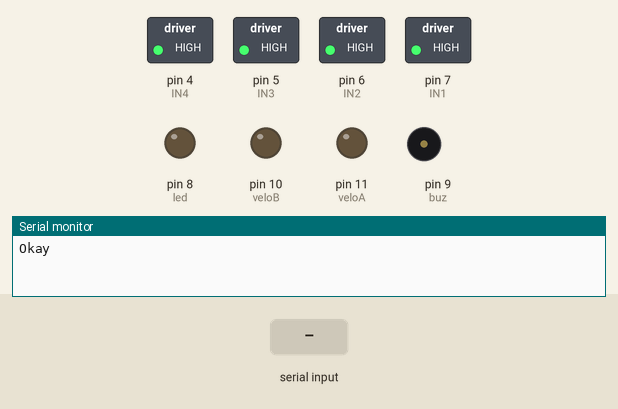
Simulated run of this sketch. Board: Arduino Uno, built with avr-gcc and run on an emulated ATmega328P. On the bench: switched loads named in the sketch (green lamp = pin HIGH), output pins drawn as LEDs (lit = HIGH), buzzer (waves = sounding, pin HIGH), the last lines printed to the serial monitor. The test bench sets the inputs (shaded band).

Above: at 5.2 s.
5.3 s: byte 119 ('w') received over Serial
At 5.6 s:
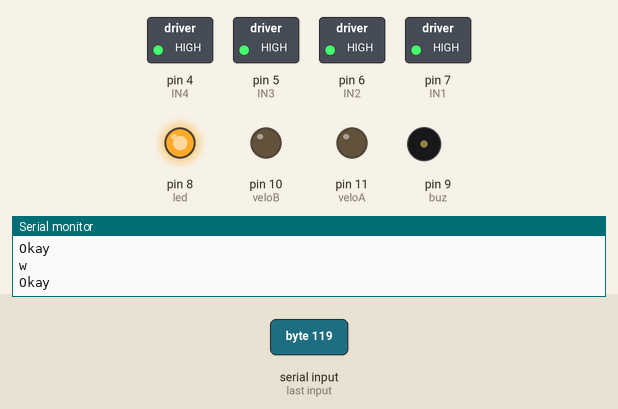
6.8 s: byte 86 ('V') received over Serial
At 7.2 s:
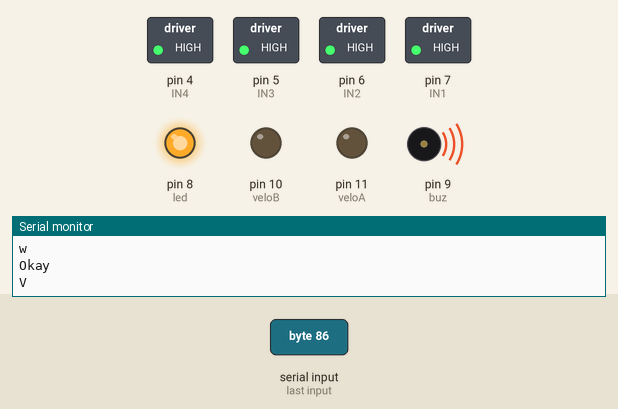
8.8 s: byte 70 ('F') received over Serial
At 9.4 s:
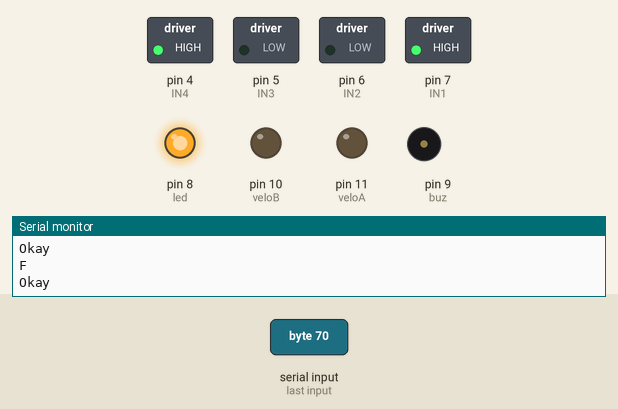
10.3 s: byte 118 ('v') received over Serial
At 10.6 s:
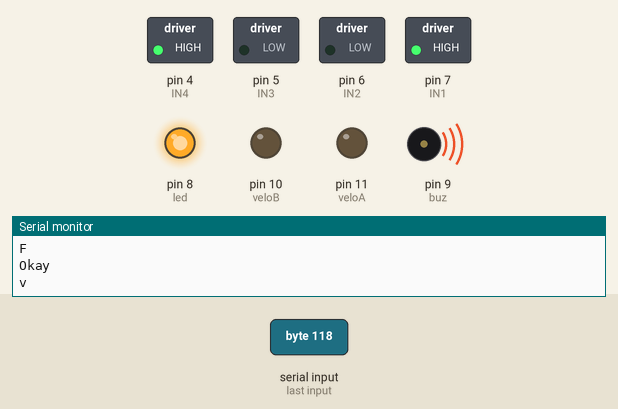
12.3 s: byte 66 ('B') received over Serial
At 13.3 s:
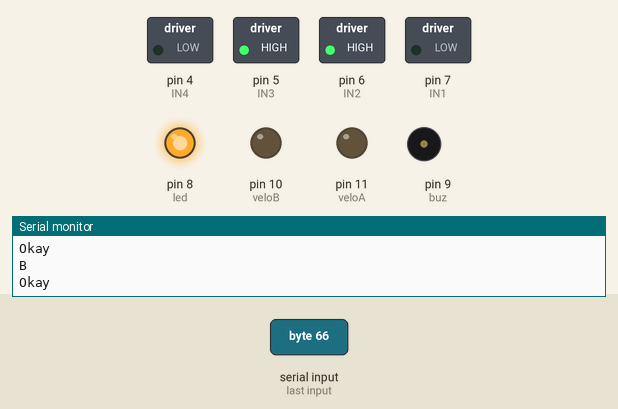
13.8 s: byte 76 ('L') received over Serial
At 14.5 s:
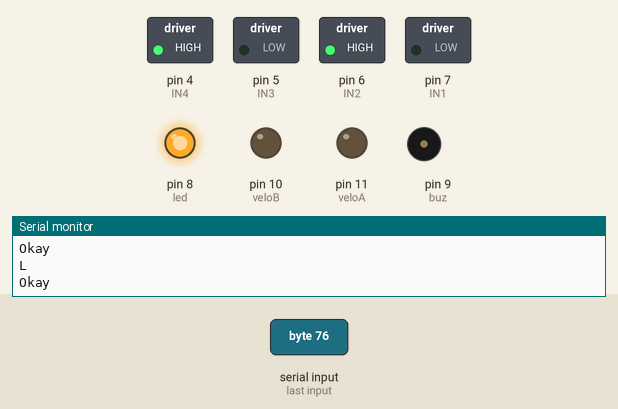
Timing chart, 0 to 16.3 s (numbered marks = the images above; inputs shaded):
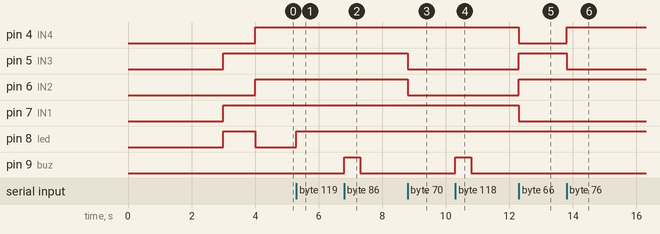

The sketch:

SemBlut.ino
```cpp
#include<SoftwareSerial.h>
//  tx --> pode ir no arduino //2
//  rx --> precisa passar pelo conversor //3
int IN1 = 7;
int IN2 = 6;
int IN3 = 5;
int IN4 = 4;
#define led 8
#define buz 9


int veloA = 11, veloB = 10;
float fat = 0;
char comando;

void setup() {
  Serial.begin(9600);
  pinMode(IN1, OUTPUT);
  pinMode(IN2, OUTPUT);
  pinMode(IN3, OUTPUT);
  pinMode(IN4, OUTPUT);
  pinMode(led, OUTPUT);
  pinMode(buz, OUTPUT);
  pinMode(veloB, OUTPUT);
  pinMode(veloA, OUTPUT);
  delay(3000);
  digitalWrite(IN1, HIGH);
  digitalWrite(IN2, LOW);
  digitalWrite(IN3, HIGH);
  digitalWrite(IN4, LOW);
  digitalWrite(led, HIGH);
  delay(1000);
  digitalWrite(led, LOW);
  parado();
}

void loop() {
  while (Serial.available()) {
    comando = Serial.read();
    Serial.println(comando);
    analogWrite(veloA, fat);
    analogWrite(veloB, fat);

    switch (comando) {

      case '0':
        fat = 0;
        break;

      case '1':
        fat = 25.5 * 1;
        break;

      case '2':
        fat = 25.5 * 2;
        break;

      case '3':
        fat = 25.5 * 3;
        break;

      case '4':
        fat = 25.5 * 4;
        break;

      case '5':
        fat = 25.5 * 5;
        break;

      case '6':
        fat = 25.5 * 6;
        break;

      case '7':
        fat = 25.5 * 7;
        break;

      case '8':
        fat = 25.5 * 8;
        break;

      case '9':
        fat = 25.5 * 9;
        break;

      case 'a':
        fat = 25.5 * 10;
        break;

      case 'A':
        fat = 25.5 * 10;
        break;

      default:

        if (comando == 'w') {
          funcLed(!digitalRead(led));
        }
        else if (comando == 'V' || comando == 'v') {
          funcBuz();
        }
        else if (comando == 'F' || comando == 'f') {
          frente();
        }
        else if (comando == 'B' || comando == 'b') {
          tras();
        }
        else if (comando == 'L' || comando == 'l') {
          esquerda();
        }
        else if (comando == 'R' || comando == 'r') {
          direita();
        }
        else if (comando == 'P' || comando == 'p'){
          parado();
        }
        break;
    }

  }
}


void funcLed(bool a) {
  digitalWrite(led, a);
  Serial.println("Okay");
}

void funcBuz() {
  digitalWrite(buz, HIGH);
  delay(500);
  digitalWrite(buz, LOW);
  delay(10);
  Serial.println("Okay");
}

void frente() {
  digitalWrite(IN1, HIGH);
  digitalWrite(IN2, LOW);
  digitalWrite(IN3, LOW);
  digitalWrite(IN4, HIGH);
  Serial.println("Okay");
  //Gira o Motor A e B no sentido horario
}

void tras() {
  //Gira o Motor A e B no sentido anti-horario
  digitalWrite(IN1, LOW);
  digitalWrite(IN2, HIGH);
  digitalWrite(IN3, HIGH);
  digitalWrite(IN4, LOW);
  Serial.println("Okay");
}

void esquerda() {
  digitalWrite(IN1, LOW);
  digitalWrite(IN2, HIGH);
  digitalWrite(IN3, LOW);
  digitalWrite(IN4, HIGH);
  Serial.println("Okay");
}

void direita() {
  digitalWrite(IN1, HIGH);
  digitalWrite(IN2, LOW);
  digitalWrite(IN3, HIGH);
  digitalWrite(IN4, LOW);
  Serial.println("Okay");
}

void parado() {
  digitalWrite(IN1, HIGH);
  digitalWrite(IN2, HIGH);
  digitalWrite(IN3, HIGH);
  digitalWrite(IN4, HIGH);
  Serial.println("Okay");
}
```

Measured:
- after the input at 5.3 s, pin 8 (led): LOW → HIGH at once
- after the input at 6.8 s, pin 9 (buz): LOW → HIGH at once, → LOW 0.50 s later
- after the input at 8.8 s, pin 5 (IN3), pin 6 (IN2): HIGH → LOW at once
- after the input at 10.3 s, pin 9 (buz): LOW → HIGH at once, → LOW 0.50 s later
- after the input at 12.3 s, pin 4 (IN4), pin 7 (IN1): HIGH → LOW at once; pin 5 (IN3), pin 6 (IN2): LOW → HIGH at once
- after the input at 13.8 s, pin 4 (IN4): LOW → HIGH at once; pin 5 (IN3): HIGH → LOW at once
